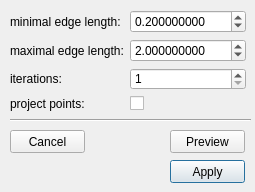
<?xml version="1.0" encoding="UTF-8"?>
<ui version="4.0">
 <class>AdjustEdgeLength</class>
 <widget class="QDialog" name="AdjustEdgeLength">
  <property name="geometry">
   <rect>
    <x>0</x>
    <y>0</y>
    <width>255</width>
    <height>192</height>
   </rect>
  </property>
  <property name="windowTitle">
   <string>Dialog</string>
  </property>
  <widget class="QPushButton" name="cmdApply">
   <property name="geometry">
    <rect>
     <x>170</x>
     <y>160</y>
     <width>75</width>
     <height>23</height>
    </rect>
   </property>
   <property name="text">
    <string>Apply</string>
   </property>
  </widget>
  <widget class="Line" name="line">
   <property name="geometry">
    <rect>
     <x>10</x>
     <y>110</y>
     <width>241</width>
     <height>20</height>
    </rect>
   </property>
   <property name="orientation">
    <enum>Qt::Horizontal</enum>
   </property>
  </widget>
  <widget class="QPushButton" name="cmdCancel">
   <property name="geometry">
    <rect>
     <x>10</x>
     <y>130</y>
     <width>75</width>
     <height>23</height>
    </rect>
   </property>
   <property name="text">
    <string>Cancel</string>
   </property>
  </widget>
  <widget class="QPushButton" name="cmdPreview">
   <property name="geometry">
    <rect>
     <x>170</x>
     <y>130</y>
     <width>75</width>
     <height>23</height>
    </rect>
   </property>
   <property name="text">
    <string>Preview</string>
   </property>
  </widget>
  <widget class="QWidget" name="gridLayoutWidget">
   <property name="geometry">
    <rect>
     <x>10</x>
     <y>10</y>
     <width>236</width>
     <height>101</height>
    </rect>
   </property>
   <layout class="QGridLayout" name="gridLayout">
    <item row="0" column="0">
     <widget class="QLabel" name="label">
      <property name="text">
       <string>minimal edge length:</string>
      </property>
     </widget>
    </item>
    <item row="0" column="1">
     <widget class="QDoubleSpinBox" name="sbMinEdgeLen">
      <property name="decimals">
       <number>9</number>
      </property>
      <property name="maximum">
       <double>200000000.000000000000000</double>
      </property>
      <property name="singleStep">
       <double>0.100000000000000</double>
      </property>
      <property name="value">
       <double>0.200000000000000</double>
      </property>
     </widget>
    </item>
    <item row="1" column="0">
     <widget class="QLabel" name="label_2">
      <property name="text">
       <string>maximal edge length:</string>
      </property>
     </widget>
    </item>
    <item row="1" column="1">
     <widget class="QDoubleSpinBox" name="sbMaxEdgeLen">
      <property name="decimals">
       <number>9</number>
      </property>
      <property name="maximum">
       <double>200000000.000000000000000</double>
      </property>
      <property name="singleStep">
       <double>0.100000000000000</double>
      </property>
      <property name="value">
       <double>2.000000000000000</double>
      </property>
     </widget>
    </item>
    <item row="2" column="0">
     <widget class="QLabel" name="label_3">
      <property name="text">
       <string>iterations:</string>
      </property>
     </widget>
    </item>
    <item row="2" column="1">
     <widget class="QSpinBox" name="sbNumIterations">
      <property name="minimum">
       <number>1</number>
      </property>
      <property name="maximum">
       <number>999</number>
      </property>
     </widget>
    </item>
    <item row="3" column="0">
     <widget class="QLabel" name="label_4">
      <property name="text">
       <string>project points:</string>
      </property>
     </widget>
    </item>
    <item row="3" column="1">
     <widget class="QCheckBox" name="cbProjectPoints">
      <property name="text">
       <string/>
      </property>
     </widget>
    </item>
   </layout>
  </widget>
 </widget>
 <resources/>
 <connections/>
</ui>
